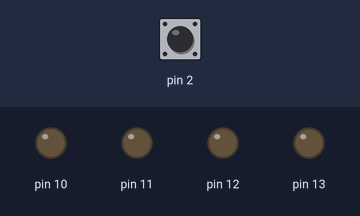
The sketch below on a simulated Arduino Uno, built with avr-gcc and run on an emulated ATmega328P. Shown: output pins drawn as LEDs (lit = HIGH). Dashed ring = blinking. Inputs (shaded band) come from the test bench; at power-on: pin 2 LOW.

Above: at 1.2 s.
1.3 s: pin 2 driven HIGH
At 1.6 s:
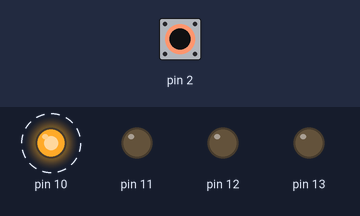
4.3 s: pin 2 driven LOW
At 5.5 s:
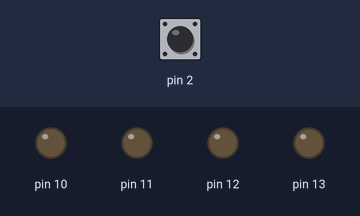
5.8 s: pin 2 pulsed HIGH 2 times (0.12 s each, 0.3 s apart)
At 7.5 s:
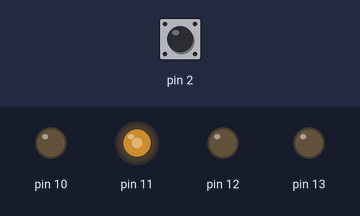
8.8 s: pin 2 driven HIGH
At 9.1 s:
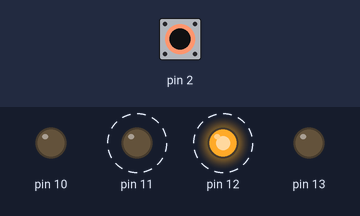
11.8 s: pin 2 pulsed LOW 5 times (0.12 s each, 0.3 s apart)
Timing chart, 0 to 15.8 s (numbered marks = the images above; inputs shaded):
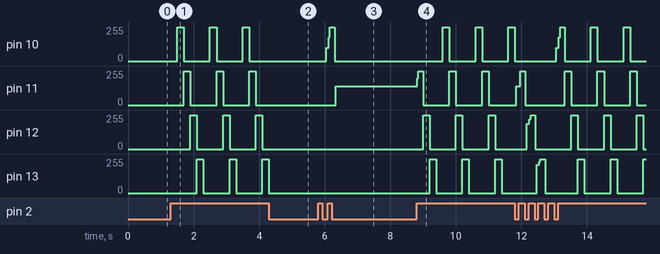

Measured:
- after the input at 1.3 s, pin 10: alternates 255/255 for 0.20 s and 0/255 for 0.80 s, starting after 0.20 s; pin 11: alternates 255/255 for 0.20 s and 0/255 for 0.80 s, starting after 0.40 s
- after the input at 4.3 s, pin 10: stops changing and stays 0/255; pin 11: stays 0/255 (without the input it goes to 255/255 after 0.40 s); pin 12: stays 0/255 (without the input it goes to 255/255 after 0.60 s); pin 13: goes on until 4.3 s, then stays 0/255
- after the input at 5.8 s, pin 10: 0/255 → 99/255 after 0.24 s, → 255/255 0.08 s later, → 0/255 0.18 s later; pin 11: 0/255 → 142/255 after 0.54 s
- after the input at 8.8 s, pin 10: alternates 255/255 for 0.20 s and 0/255 for 0.80 s, starting after 0.80 s; pin 11: alternates 255/255 for 0.20 s and 0/255 for 0.80 s, starting at once; pin 12: alternates 255/255 for 0.20 s and 0/255 for 0.80 s, starting after 0.20 s; pin 13: alternates 255/255 for 0.20 s and 0/255 for 0.80 s, starting after 0.40 s

The sketch:

030-pulsante_4_stati.ino
```cpp
//lo stato contiene il numero del pin da accendere
//il pin 9 non è collegato e corrisponde al caso in cui tutti
//i led sono spenti
int stato = 9;

void setup()
{
  pinMode(10, OUTPUT);
  pinMode(11, OUTPUT);
  pinMode(12, OUTPUT);
  pinMode(13, OUTPUT);

  pinMode(2, INPUT);
}

void loop()
{
  if (digitalRead(2) == HIGH)
  {
  	stato++;
    if (stato > 13)
    {
      stato = 9;
    }
    delay(200);
  }

  //spengo tutti i led
  digitalWrite(10, LOW);
  digitalWrite(11, LOW);
  digitalWrite(12, LOW);
  digitalWrite(13, LOW);
  //accendo il led selezionato
  digitalWrite(stato, HIGH);
}
```
